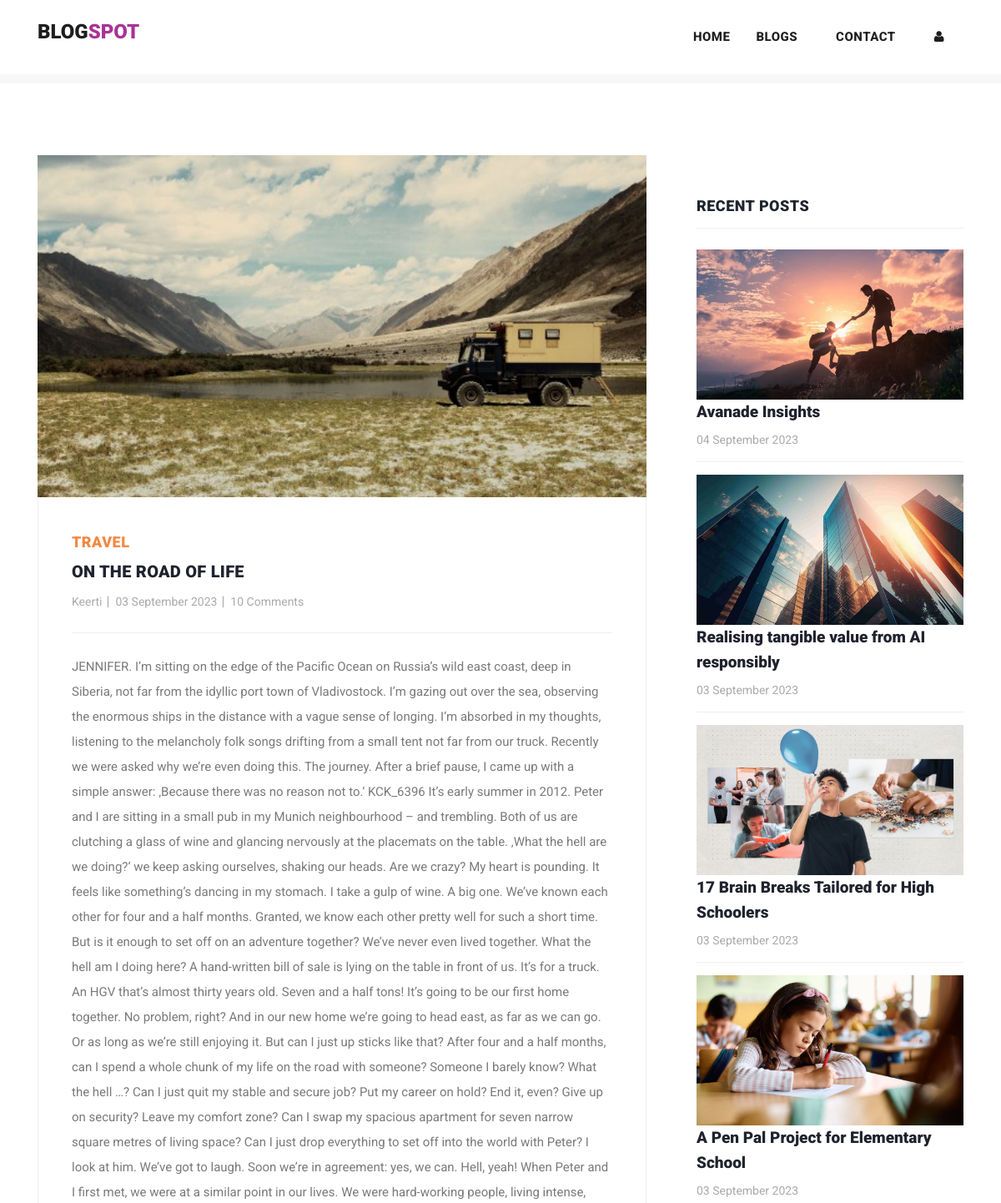
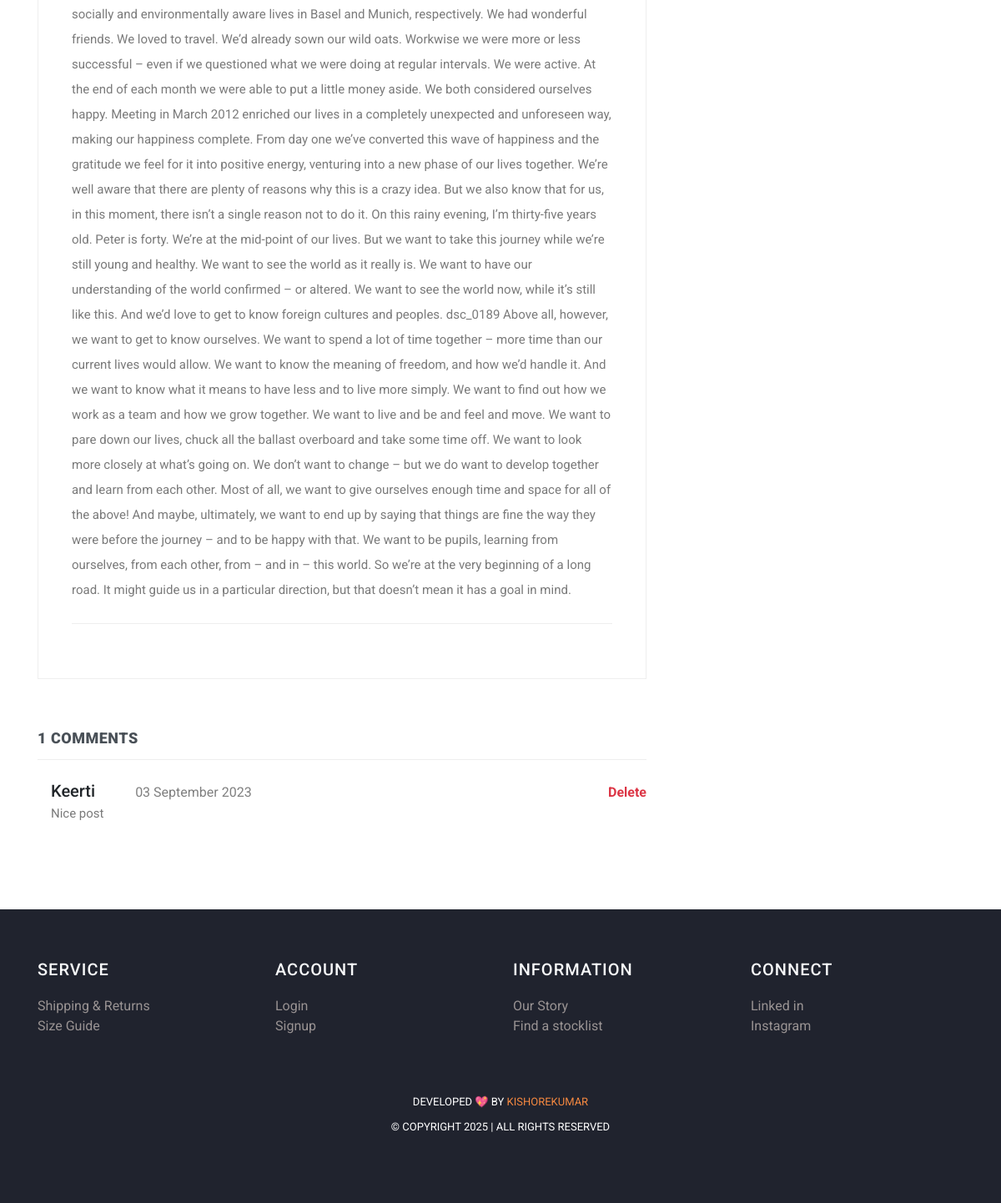
The page /post/18 on the database its author committed (2 pictures, top to bottom).
### myapp/models.py (models this page shows, shortened)
class Post(models.Model):
    postname = models.CharField(max_length=600)
    category = models.CharField(max_length=600)
    image = models.ImageField(upload_to='images/posts',blank=True,null=True)
    content = models.CharField(max_length=100000)
    time = models.CharField(default=time,max_length=100, blank=True)
    likes = models.IntegerField(null=True,blank=True,default=0)
    user = models.ForeignKey(User,on_delete=models.CASCADE)

class Comment(models.Model):
    content = models.CharField(max_length=200)
    time = models.CharField(default=time,max_length=100, blank=True)
    post = models.ForeignKey(Post,on_delete=models.CASCADE)
    user = models.ForeignKey(User,on_delete=models.CASCADE)

### myapp/views.py (the view)
# urls.py: path("post/<int:id>",views.post,name="post"),
def post(request,id):
    post = Post.objects.get(id=id)
    return render(request,"post-details.html",{
        "user":request.user,
        'post':Post.objects.get(id=id),
        'recent_posts':Post.objects.all().order_by("-id"),
        'media_url':settings.MEDIA_URL,
        'comments':Comment.objects.filter(post_id = post.id),
        'total_comments': len(Comment.objects.filter(post_id = post.id))
    })

### templates/post-details.html (shortened to what this page needs)
{% load static %}
<!DOCTYPE html>
<html lang="en">
  <head>
    <link href="https://cdn.jsdelivr.net/npm/bootstrap@5.3.0-alpha3/dist/css/bootstrap.min.css" rel="stylesheet">
    <link href="{% static 'vendor/bootstrap/css/bootstrap.min.css' %}" rel="stylesheet">
    <link rel="stylesheet" href="{% static 'assets/css/fontawesome.css' %}">
    <link rel="stylesheet" href="{% static 'assets/css/templatemo-stand-blog.css' %}">
    <link rel="stylesheet" href="{% static 'assets/css/owl.css' %}">
  </head>
  <body>
    {%include 'header.html'%}
    <section class="blog-posts grid-system">
      <div class="container">
        <div class="row">
          <div class="col-lg-8">
            <div class="all-blog-posts">
              <div class="row">
                <div class="col-lg-12">
                  <div class="blog-post">
                    <div class="blog-thumb">
                      <img src="{{media_url}}{{post.image}}" alt="post_image">
                    </div>
                    <div class="down-content">
                      <span>{{post.category}}</span>
                      <a><h4>{{post.postname}}</h4></a>
                      <ul class="post-info">
                        <li><a href="#">{{post.user}}</a></li>
                        <li><a href="#">{{post.time}}</a></li>
                        <li><a href="#">10 Comments</a></li>
                      </ul>
                      <p>{{post.content}}</p>
                    </div>
                  </div>
                </div>
                <div class="col-lg-12">
                  <div class="sidebar-item comments">
                    <div class="sidebar-heading">
                      <h2 class="text-dark-emphasis">{{total_comments}} comments</h2>
                    </div>
                    <div class="content">
                      <ul>
                        {% for comment in comments %}
                        <li style="display: block;">
                          <div class="ps-3">
                            <h5>{{comment.user}}<span class="small text-black-50 px-5 text-danger">{{comment.time}}</span>
                              {% if post.user == user or comment.user == post.user%}
                              <a href="{% url 'deletecomment' comment.id %}" class="small text-danger float-right fw-bold pt-1">Delete</a>
                              {% endif %}
                            </h5>
                            <p>{{comment.content}}</p>
                          </div>
                        </li>
                        {% endfor %}
                      </ul>
                    </div>
                  </div>
                </div>
              </div>
            </div>
          </div>
          <div class="col-lg-4">
            <div class="sidebar">
              <div class="row">
                <div class="col-lg-12">
                  <div class="sidebar-item recent-posts">
                    <div class="sidebar-heading">
                      <h2>Recent Posts</h2>
                    </div>
                    <div class="content">
                      <ul>
                        {% for post in recent_posts|slice:"0:4" %}
                        <li>
                          <img src="{{media_url}}{{post.image}}" class="img-fluid" alt="">
                          <a href="post-details.html">
                            <a href="{% url 'post' post.id %}" class="text-decoration-none text-dark"><h5>{{post.postname}}</h5></a>
                          <span>{{post.time}}</span>
                        </a></li>
                        {% endfor %}
                      </ul>
                    </div>
                  </div>
                </div>
              </div>
            </div>
          </div>
        </div>
      </div>
    </section>
   {% include "footer.html" %}
  </body>
</html>

### templates/header.html (shortened to what this page needs)
<header class="">
  <nav class="navbar navbar-expand-lg bg-white">
    <div class="container">
      <a class="navbar-brand" href="{% url 'index' %}">
        <h2>Blog<span style="color: rgba(150, 3, 125, 0.81);">Spot</span></h2>
      </a>
      <div class="collapse navbar-collapse" id="navbarResponsive">
        <ul class="navbar-nav ml-auto">
          <li>
            <a class="nav-link" href="{% url 'index' %}">Home
            </a>
          </li>
          <li class="nav-item">
            <a class="nav-link" href="{% url 'blog' %}">Blogs</a>
          </li>
          <li class="nav-item">
            <a class="nav-link" href="{% url 'contact' %}">Contact</a>
          </li>
          {% if user.is_authenticated %}
          <li class="nav-item">
            <a class="nav-link" href="{% url 'create' %}">Create</a>
          </li>
          <li class="nav-item">
            <a class="nav-link" href="{% url 'profile' user.id %}">Profile</a>
          </li>
          <li class="nav-item">
            <a class="nav-link text-primary" href="{% url 'logout' %}">Logout</a>
          </li>
          {% else %}
          <li class="nav-item">
            <a class="nav-link" href="{% url 'signin' %}"><i class="fa fa-user"></i></a>
          </li>
          {% endif %}
        </ul>
      </div>
    </div>
  </nav>
</header>
<div class="main-banner header-text">
  <div class="container-fluid">
    <div class="owl-banner owl-carousel">
    </div>
  </div>
</div>

### templates/footer.html (shortened to what this page needs)
<footer>
  <div class="container">
    <div class="row">
      <div class="col-lg-3 col-md-6 col-sm-12">
        <h4 class="text-light">SERVICE</h4>
        <ul>
          <li><a href="#">Shipping & Returns</a></li>
          <li><a href="#">Size Guide</a></li>
        </ul>
      </div>
      <div class="col-lg-3 col-md-6 col-sm-12">
        <h4 class="text-light">ACCOUNT</h4>
        <ul>
          <li><a href="{% url 'signin' %}">Login</a></li>
          <li><a href="{% url 'signup' %}">Signup</a></li>
        </ul>
      </div>
      <div class="col-lg-3 col-md-6 col-sm-12">
        <h4 class="text-light">INFORMATION</h4>
        <ul>
          <li><a href="{% url 'blog' %}">Our Story</a></li>
          <li><a href="#">Find a stocklist</a></li>
        </ul>
      </div>
      <div class="col-lg-3 col-md-6 col-sm-12">
        <h4 class="text-light">CONNECT</h4>
        <ul>
          <li><a href="https://www.linkedin.com/in/kishorekumar-v-80000b2a1?utm_source=share&utm_campaign=share_via&utm_content=profile&utm_medium=android_app">Linked in</a></li>
          <li><a href="https://www.instagram.com/mr_perfect_kishore_._?utm_source=qr&igsh=MWRmdmtsZHU0czA3Zw==">Instagram</a></li>
        </ul>
      </div>
    </div>
  </div>
  <div class="container mt-5">
    <div class="row">
      <div class="col-lg-12">
        <div class="p-3">
          <p>Developed 💖 by <a href="https://www.linkedin.com/in/kishorekumar-v-80000b2a1?utm_source=share&utm_campaign=share_via&utm_content=profile&utm_medium=android_app">Kishorekumar</a> <br>
            &copy; Copyright 2025 | All Rights Reserved
        </div>
      </div>
    </div>
  </div>
</footer>

### static/assets/css/templatemo-stand-blog.css (style rules this page uses)
body { font-family: 'Roboto', sans-serif; overflow-x: hidden; text-rendering: optimizeLegibility; -webkit-font-smoothing: antialiased; -moz-osx-font-smoothing: grayscale; }
p { margin-bottom: 0px; font-size: 15px; font-weight: 400; color: #7a7a7a; line-height: 30px; }
a { text-decoration: none!important; }
ul { padding: 0; margin: 0; list-style: none; }
h1,h2,h3,h4,h5,h6 { margin: 0px; }
header { position: absolute; z-index: 99999; width: 100%; height: 100px; background-color: #f7f7f7; -webkit-transition: all 0.3s ease-in-out 0s; -moz-transition: all 0.3s ease-in-out 0s; -o-transition: all 0.3s ease-in-out 0s; transition: all 0.3s ease-in-out 0s; }
header .navbar { padding: 25px 0px; }
.navbar .navbar-brand { float: left; margin-top: -12px; outline: none; }
.navbar .navbar-brand h2 { color: #1e1e1e; text-transform: uppercase; font-size: 24px; font-weight: 900; -webkit-transition: all .3s ease 0s; -moz-transition: all .3s ease 0s; -o-transition: all .3s ease 0s; transition: all .3s ease 0s; }
#navbarResponsive { z-index: 999; }
.navbar-collapse { text-align: center; }
.navbar .navbar-nav .nav-item { margin: 0px 15px; }
.navbar .navbar-nav a.nav-link { text-transform: capitalize; font-size: 15px; font-weight: 800; text-transform: uppercase; letter-spacing: 0.5px; color: #1e1e1e; transition: all 0.3s; }
.main-banner .container-fluid { padding: 0px 10px; margin-bottom: -24px; }
.owl-banner { padding-top: 110px; }
.blog-posts { margin-top: 100px; }
.blog-posts .blog-post { margin-bottom: 30px; }
.blog-posts .blog-thumb img { width: 100%; overflow: hidden; }
.blog-posts .down-content { padding: 40px; border-right: 1px solid #eee; border-left: 1px solid #eee; border-bottom: 1px solid #eee; }
.blog-posts .down-content span { font-size: 18px; text-transform: uppercase; letter-spacing: 0.5px; font-weight: 900; color: #f48840; }
.blog-posts .down-content h4 { font-size: 24px; text-transform: capitalize; letter-spacing: 0.5px; font-weight: 900; color: #20232e; margin: 10px 0px 12px 0px; }
.blog-posts .down-content ul.post-info li { display: inline-block; margin-right: 8px; }
.blog-posts .down-content ul.post-info li:after { content: '|'; color: #aaa; margin-left: 8px; }
.blog-posts .down-content h4 { font-size: 20px; letter-spacing: 0.25px; }
.grid-system .down-content ul.post-info li { margin-right: 3px; }
.grid-system .down-content ul.post-info li:after { margin-left: 5px; }
.blog-posts .down-content ul.post-info li:last-child::after { display: none; }
.blog-posts .down-content ul.post-info li a { font-size: 14px; color: #aaa; font-weight: 400; transition: all .3s; }
.blog-posts .down-content p { padding: 25px 0px; margin: 25px 0px; border-top: 1px solid #eee; border-bottom: 1px solid #eee; }
.blog-posts .sidebar-heading h2 { font-size: 18px; text-transform: uppercase; font-weight: 900; letter-spacing: 0.5px; color: #20232e; border-bottom: 1px solid #eee; padding-bottom: 15px; margin-bottom: 25px; }
.blog-posts .comments { margin-top: 30px; }
.blog-posts .comments ul li { display: inline-block; margin-bottom: 20px; padding-bottom: 20px; border-bottom: 1px solid #eee; }
.blog-posts .comments ul li:last-child { margin-bottom: 0px; padding-bottom: 0px; border-bottom: none; }
.sidebar { margin-left: 30px; }
.sidebar .sidebar-item { margin-top: 50px; }
.sidebar .sidebar-heading h2 { font-size: 18px; text-transform: uppercase; font-weight: 900; letter-spacing: 0.5px; color: #20232e; border-bottom: 1px solid #eee; padding-bottom: 15px; margin-bottom: 25px; }
.sidebar .recent-posts ul li { margin-bottom: 15px; padding-bottom: 15px; border-bottom: 1px solid #eee; }
.sidebar .recent-posts ul li:last-child { margin-bottom: 0px; padding-bottom: 0px; border-bottom: none; }
.sidebar .recent-posts ul li h5 { font-size: 19px; font-weight: 900; color: #20232e; line-height: 30px; transition: all 0.3s; }
.sidebar .recent-posts ul li span { display: block; font-size: 14px; color: #aaa; margin-top: 8px; }
footer { margin-top: 100px; text-align: center; background-color: #20232e; padding: 60px 0px; }
footer p { font-size: 13px; text-transform: uppercase; color: #fff; }
footer p a { color: #f48840; }

### templates/footer.html (style rules this page uses)
h4 { text-align: left; color: #dfdada; letter-spacing: 1px; margin-bottom: 20px; font-size: 20px; }
li { text-decoration: none; text-align: left; }
li a { color: rgb(153, 147, 147); }

### rows shown on the page
Post: image (picture), category "TRAVEL", postname "ON THE ROAD OF LIFE", user "Keerti", time "03 September 2023", content "JENNIFER. I’m sitting on the edge of the Pacific Ocean on Russia’s wild east coast, deep in Siberia, not far from the idyllic port town of Vladivostock. I’m gazing out over the sea, observing the enormous ships in the distance with a vague sense of longing. I’m absorbed in my thoughts, listening to the melancholy folk songs drifting from a small tent not far from our truck. Recently we were asked why we’re even doing this. The journey. After a brief pause, I came up with a simple answer: ‚Because there was no reason not to.‘ KCK_6396 It’s early summer in 2012. Peter and I are sitting in a small pub in my Munich neighbourhood – and trembling. Both of us are clutching a glass of wine and…"
Comment: user "Keerti", time "03 September 2023", shows "Delete", content "Nice post"
Post: image (picture), postname "Avanade Insights", time "04 September 2023"
Post: image (picture), postname "Realising tangible value from AI responsibly", time "03 September 2023"
Post: image (picture), postname "17 Brain Breaks Tailored for High Schoolers", time "03 September 2023"
Post: image (picture), postname "A Pen Pal Project for Elementary School", time "03 September 2023"

### other values the page prints
{{ total_comments }} "1"
